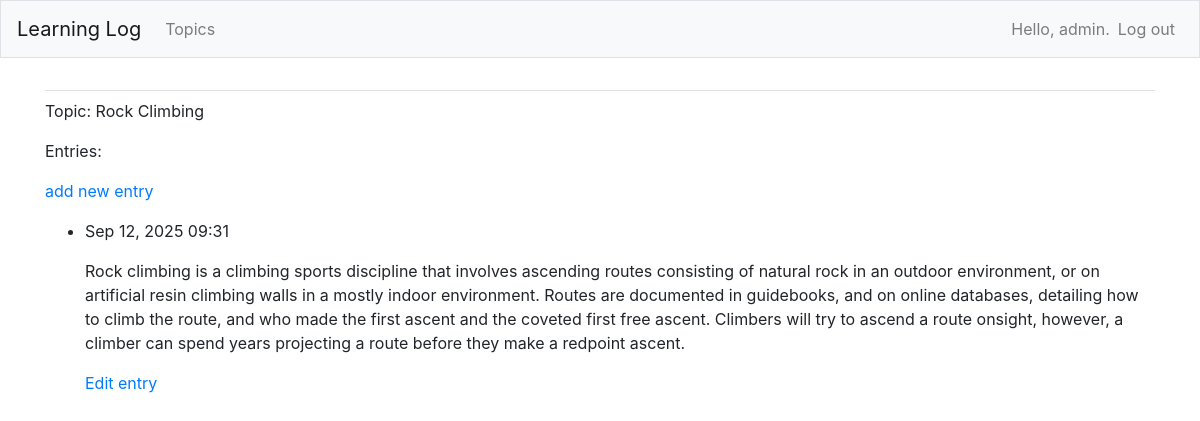
The page /topics/2/ (signed in) on the database its author committed.
### learning_logs/models.py (models this page shows, shortened)
class Topic(models.Model):
    text = models.CharField(max_length=200)
    date_added = models.DateTimeField(auto_now_add=True)
    owner = models.ForeignKey(User, on_delete=models.CASCADE)
    def __str__(self):
        return self.text

class Entry(models.Model):
    topic = models.ForeignKey(Topic, on_delete=models.CASCADE)
    text = models.TextField()
    date_added = models.DateTimeField(auto_now_add=True)
    class Meta:
        verbose_name_plural = 'entries'

### learning_logs/views.py (the view)
# urls.py: path('topics/<int:topic_id>/', views.topic, name='topic'),
@login_required
def topic(request, topic_id):
    topic = Topic.objects.get(id=topic_id)
    if topic.owner != request.user:
        raise Http404
    entries = topic.entry_set.order_by('-date_added')
    context = {'topic': topic, 'entries': entries}
    return render(request, 'learning_logs/topic.html', context)

### learning_logs/templates/learning_logs/topic.html
{% extends 'learning_logs/base.html' %}
{% block content %}
	<p>Topic: {{ topic }}</p>
	<p>Entries:</p>
  <p>
  <a href="{% url 'learning_logs:new_entry' topic.id %}">add new entry</a>
  </p>
  <ul>
		{% for entry in entries %}
		<li>
			<p>{{ entry.date_added|date:'M d, Y H:i' }}</p>
			<p>{{ entry.text|linebreaks }}</p>
		  <p>
        <a href="{% url 'learning_logs:edit_entry' entry.id %}">Edit entry</a>
      </p>
    </li>
		{% empty %}
		<li>There are no entries for this topic yet lol</li>
		{% endfor %}
	</ul>
{% endblock content %}

### learning_logs/templates/learning_logs/base.html (shortened to what this page needs)
{% load bootstrap4 %}
<!doctype html>
<html lang="en">
<head>
	{% bootstrap_css %}
</head>
<body>
<nav class="navbar navbar-expand-md navbar-light bg-light mb-4 border">
	<a class="navbar-brand" href="{% url 'learning_logs:index' %}">
		Learning Log</a>
	<div class="collapse navbar-collapse" id="navbarCollapse">
		<ul class="navbar-nav mr-auto">
			<li class="nav-item">
				<a class="nav-link" href="{% url 'learning_logs:topics' %}">
					Topics</a></li>
		</ul>
		<ul class="navbar-nav ml-auto">
			{% if user.is_authenticated %}
				<li class="nav-item">
					<span class="navbar-text"> Hello, {{ user.username }}.</span>
				</li>
				<li class="nav-item">
					<a class="nav-link" href="{% url 'users:logout' %}">Log out</a>
				</li>
			{% else %}
				<li class="nav-item">
					<a class="nav-link" href="{% url 'users:register' %}">Register</a>
				</li>
				<li class="nav-item">
					<a class="nav-link" href="{% url 'users:login' %}">Log in</a></li>
			{% endif %}
		</ul>
	</div>
</nav>
<main role="main" class="container">
	<div class="pb-2 mb-2 border-bottom">
	</div>
	<div>
		{% block content %}{% endblock content %}
	</div>
</main>
</body>
</html>

### rows shown on the page
Topic: text "Rock Climbing"
Entry: date_added "Sep 12, 2025 09:31", text "Rock climbing is a climbing sports discipline that involves ascending routes consisting of natural rock in an outdoor environment, or on artificial resin climbing walls in a mostly indoor environment. Routes are documented in guidebooks, and on online databases, detailing how to climb the route, and who made the first ascent and the coveted first free ascent. Climbers will try to ascend a route onsight, however, a climber can spend years projecting a route before they make a redpoint ascent."

### other values the page prints
{{ user.username }} "admin"
